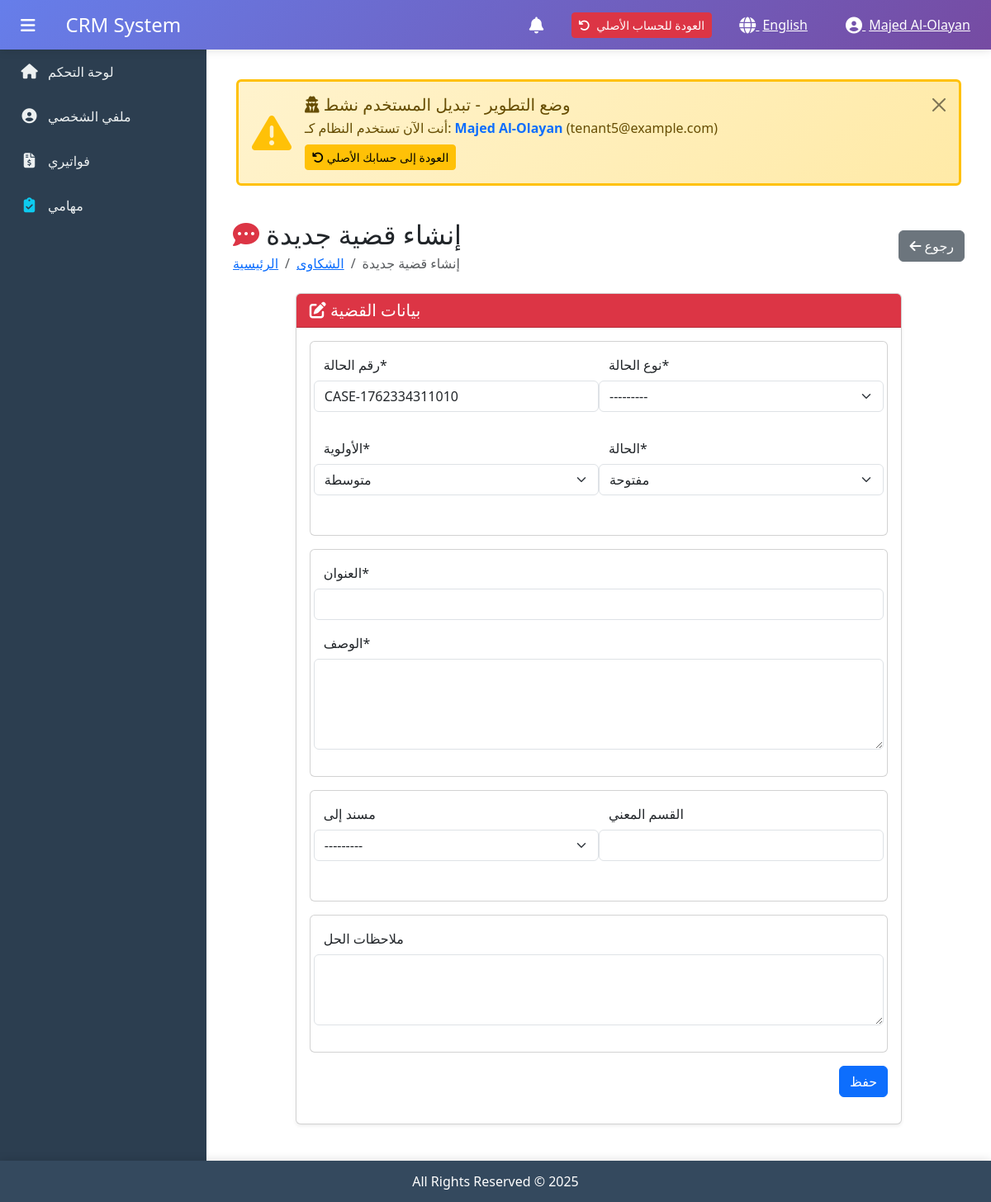
The app's page /en/complaints/create/ (signed in) with its own data.
### apps/core/models.py (models this page shows, shortened)
class SystemSettings(models.Model):
    site_name_ar = models.CharField(
        max_length=100,
        default='نظام CRM',
        verbose_name=_('اسم الموقع (عربي)')
    )
    site_name_en = models.CharField(
        max_length=100,
        default='CRM System',
        verbose_name=_('اسم الموقع (إنجليزي)')
    )
    logo_ar = models.ImageField(
        upload_to='system/logos/',
        validators=[FileExtensionValidator(['png', 'jpg', 'jpeg', 'svg'])],
        null=True,
        blank=True,
        verbose_name=_('شعار النظام (عربي)'),
        help_text=_('شعار النظام للعربية - PNG, JPG, JPEG, SVG')
    )
    logo_en = models.ImageField(
        upload_to='system/logos/',
        validators=[FileExtensionValidator(['png', 'jpg', 'jpeg', 'svg'])],
        null=True,
        blank=True,
        verbose_name=_('شعار النظام (إنجليزي)'),
        help_text=_('شعار النظام للإنجليزية - PNG, JPG, JPEG, SVG')
    )
    login_background_image = models.ImageField(
        upload_to='system/backgrounds/',
        validators=[FileExtensionValidator(['png', 'jpg', 'jpeg'])],
        null=True,
        blank=True,
        verbose_name=_('صورة خلفية تسجيل الدخول'),
        help_text=_('صورة خلفية شاشة تسجيل الدخول - PNG, JPG, JPEG')
    )
    login_background_color = models.CharField(
        max_length=7,
        default='#0d6efd',
        verbose_name=_('لون خلفية تسجيل الدخول'),
        help_text=_('لون الخلفية (Hex Color) - يُستخدم إذا لم تكن هناك صورة')
    )
    use_background_image = models.BooleanField(
        default=True,
        verbose_name=_('استخدام صورة الخلفية'),
        help_text=_('استخدام صورة الخلفية بدلاً من اللون')
    )
    login_page_title_ar = models.CharField(
        max_length=200,
        default='مرحباً بك',
        verbose_name=_('عنوان صفحة الدخول (عربي)')
    )
    login_page_title_en = models.CharField(
        max_length=200,
        default='Welcome',
        verbose_name=_('عنوان صفحة الدخول (إنجليزي)')
    )
    login_page_subtitle_ar = models.TextField(
        default='الرجاء تسجيل الدخول للمتابعة',
        verbose_name=_('عنوان فرعي (عربي)')
    )
    login_page_subtitle_en = models.TextField(
        default='Please login to continue',
        verbose_name=_('عنوان فرعي (إنجليزي)')
    )
    footer_text_ar = models.CharField(
        max_length=200,
        default='جميع الحقوق محفوظة © 2025',
        verbose_name=_('نص الفوتر (عربي)')
    )
    footer_text_en = models.CharField(
        max_length=200,
        default='All Rights Reserved © 2025',
        verbose_name=_('نص الفوتر (إنجليزي)')
    )
    CURRENCY_CHOICES = [
        ('USD', 'US Dollar ($)'),
        ('EUR', 'Euro (€)'),
        ('GBP', 'British Pound (£)'),
        ('SAR', 'Saudi Riyal (﷼)'),
        ('AED', 'UAE Dirham (د.إ)'),
        ('EGP', 'Egyptian Pound (E£)'),
        ('KWD', 'Kuwaiti Dinar (د.ك)'),
        ('QAR', 'Qatari Riyal (ر.ق)'),
        ('OMR', 'Omani Rial (ر.ع)'),
        ('BHD', 'Bahraini Dinar (د.ب)'),
        ('JOD', 'Jordanian Dinar (د.أ)'),
    ]
    currency = models.CharField(
        max_length=3,
        choices=CURRENCY_CHOICES,
        default='EGP',
        verbose_name=_('العملة'),
        help_text=_('العملة المستخدمة في جميع أنحاء النظام - Currency symbol always in English')
    )
    currency_symbol = models.CharField(
        max_length=10,
        default='E£',
        verbose_name=_('رمز العملة'),
        help_text=_('Currency symbol (e.g., $, €, £, E£) - Always in English')
    )
    DATE_FORMAT_CHOICES = [
        ('en', 'English (MM/DD/YYYY)'),
        ('en-gb', 'English UK (DD/MM/YYYY)'),
        ('iso', 'ISO (YYYY-MM-DD)'),
    ]
    date_format = models.CharField(
        max_length=10,
        choices=DATE_FORMAT_CHOICES,
        default='en',
        verbose_name=_('تنسيق التاريخ'),
        help_text=_('Date format - Always Gregorian calendar in English')
    )
    created_at = models.DateTimeField(
        auto_now_add=True,
        verbose_name=_('تاريخ الإنشاء')
    )
    updated_at = models.DateTimeField(
        auto_now=True,
        verbose_name=_('تاريخ التحديث')
    )
    class Meta:
        verbose_name = _('إعدادات النظام')
        verbose_name_plural = _('إعدادات النظام')
        db_table = 'core_system_settings'
    @classmethod
    def load(cls):
        obj, created = cls.objects.get_or_create(pk=1)
        return obj

### apps/accounts/models.py (models this page shows)
class CustomUser(AbstractUser):
    phone_regex = RegexValidator(
        regex=r'^\+?1?\d{9,15}$',
        message=_("رقم الهاتف يجب أن يكون بالصيغة: '+999999999'. حتى 15 رقم مسموح.")
    )
    phone = models.CharField(
        validators=[phone_regex],
        max_length=17,
        blank=True,
        null=True,
        verbose_name=_('رقم الهاتف')
    )
    mobile = models.CharField(
        validators=[phone_regex],
        max_length=17,
        blank=True,
        null=True,
        verbose_name=_('رقم الجوال')
    )
    department = models.ForeignKey(
        Department,
        on_delete=models.SET_NULL,
        null=True,
        blank=True,
        related_name='users',
        verbose_name=_('القسم')
    )
    job_title = models.CharField(
        max_length=100,
        blank=True,
        null=True,
        verbose_name=_('المسمى الوظيفي')
    )
    employee_id = models.CharField(
        max_length=50,
        unique=True,
        blank=True,
        null=True,
        verbose_name=_('رقم الموظف')
    )
    profile_image = models.ImageField(
        upload_to='profiles/',
        blank=True,
        null=True,
        verbose_name=_('صورة الملف الشخصي')
    )
    address = models.TextField(
        blank=True,
        null=True,
        verbose_name=_('العنوان')
    )
    date_of_birth = models.DateField(
        blank=True,
        null=True,
        verbose_name=_('تاريخ الميلاد')
    )
    hire_date = models.DateField(
        blank=True,
        null=True,
        verbose_name=_('تاريخ التعيين')
    )
    is_active = models.BooleanField(
        default=True,
        verbose_name=_('نشط')
    )
    LANGUAGE_CHOICES = [
        ('ar', _('العربية')),
        ('en', _('English')),
    ]
    preferred_language = models.CharField(
        max_length=2,
        choices=LANGUAGE_CHOICES,
        default='ar',
        verbose_name=_('اللغة المفضلة')
    )
    created_at = models.DateTimeField(
        auto_now_add=True,
        verbose_name=_('تاريخ الإنشاء')
    )
    updated_at = models.DateTimeField(
        auto_now=True,
        verbose_name=_('تاريخ التحديث')
    )
    class Meta:
        verbose_name = _('المستخدم')
        verbose_name_plural = _('المستخدمون')
        db_table = 'accounts_customuser'
        ordering = ['-date_joined']
    def __str__(self):
        return self.get_full_name() or self.username
    def get_full_name(self):
        full_name = f"{self.first_name} {self.last_name}".strip()
        return full_name if full_name else self.username

### apps/complaints/views.py (the view)
# urls.py: path('create/', views.case_create, name='case_create'),
@login_required
def case_create(request):
    if request.method == 'POST':
        form = CaseForm(request.POST)
        if form.is_valid():
            case = form.save(commit=False)
            case.created_by = request.user
            case.save()
            messages.success(request, _('تم إنشاء القضية بنجاح'))
            if hasattr(request.user, 'tenant_profile'):
                return redirect('accounts:tenant_dashboard')
            else:
                return redirect('complaints:case_detail', pk=case.pk)
    else:
        form = CaseForm()
    context = {
        'form': form,
        'title': _('إنشاء قضية جديدة'),
    }
    return render(request, 'complaints/case_form.html', context)

### templates/complaints/case_form.html (shortened to what this page needs)
{% extends 'base.html' %}
{% load i18n %}
{% load crispy_forms_tags %}
{% block content %}
<div class="container-fluid py-4">
    <div class="row mb-4">
        <div class="col-12">
            <div class="d-flex justify-content-between align-items-center">
                <div>
                    <h2 class="mb-1">
                        <i class="fas fa-comment-dots text-danger"></i>
                        {{ title }}
                    </h2>
                    <nav aria-label="breadcrumb">
                        <ol class="breadcrumb mb-0">
                            <li class="breadcrumb-item"><a href="{% url 'core:dashboard' %}">{% trans "الرئيسية" %}</a></li>
                            <li class="breadcrumb-item"><a href="{% url 'complaints:case_list' %}">{% trans "الشكاوى" %}</a></li>
                            <li class="breadcrumb-item active">{{ title }}</li>
                        </ol>
                    </nav>
                </div>
                <div>
                    <a href="{% url 'complaints:case_list' %}" class="btn btn-secondary">
                        <i class="fas fa-arrow-left"></i>
                        {% trans "رجوع" %}
                    </a>
                </div>
            </div>
        </div>
    </div>
    <div class="row">
        <div class="col-lg-10 mx-auto">
            <div class="card shadow-sm">
                <div class="card-header bg-danger text-white">
                    <h5 class="mb-0">
                        <i class="fas fa-edit"></i>
                        {% trans "بيانات القضية" %}
                    </h5>
                </div>
                <div class="card-body">
                    {% crispy form %}
                </div>
            </div>
        </div>
    </div>
</div>
{% endblock %}

### templates/base.html (shortened to what this page needs)
{% load static %}
{% load i18n %}
<!DOCTYPE html>
<html lang="{{ LANGUAGE_CODE }}" dir="{% if LANGUAGE_CODE == 'ar' %}rtl{% else %}ltr{% endif %}">
<head>
    {% if LANGUAGE_CODE == 'ar' %}
        <link href="https://cdn.jsdelivr.net/npm/bootstrap@5.3.2/dist/css/bootstrap.rtl.min.css" rel="stylesheet">
    {% else %}
        <link href="https://cdn.jsdelivr.net/npm/bootstrap@5.3.2/dist/css/bootstrap.min.css" rel="stylesheet">
    {% endif %}
    <link rel="stylesheet" href="https://cdnjs.cloudflare.com/ajax/libs/font-awesome/6.5.1/css/all.min.css">
</head>
<body>
    <header class="main-header">
        <div class="container-fluid h-100">
            <div class="row h-100 align-items-center">
                <div class="col-auto">
                    <button id="sidebarToggle" class="btn btn-link text-white">
                        <i class="fas fa-bars fa-lg"></i>
                    </button>
                </div>
                <div class="col">
                    <h4 class="mb-0">
                        {% if LANGUAGE_CODE == 'ar' %}
                            {{ settings.site_name_ar|default:"نظام CRM" }}
                        {% else %}
                            {{ settings.site_name_en|default:"CRM System" }}
                        {% endif %}
                    </h4>
                </div>
                <div class="col-auto">
                    <div class="dropdown d-inline-block me-3">
                        <button class="btn btn-link text-white position-relative" data-bs-toggle="dropdown" id="notificationBell">
                            <i class="fas fa-bell fa-lg"></i>
                        </button>
                    </div>
                    {% if request.session.original_user_id %}
                    <div class="d-inline-block me-3">
                        <a href="{% url 'core:switch_back' %}" class="btn btn-danger btn-sm" title="{% trans 'العودة إلى حسابك الأصلي' %}">
                            <i class="fas fa-undo"></i>
                            <span class="ms-1 d-none d-md-inline">{% trans "العودة للحساب الأصلي" %}</span>
                        </a>
                    </div>
                    {% endif %}
                    <div class="dropdown d-inline-block me-3">
                        <button class="btn btn-link text-white lang-switcher" data-bs-toggle="dropdown">
                            <i class="fas fa-globe fa-lg"></i>
                            <span class="ms-1">{% get_current_language as LANGUAGE_CODE %}{% if LANGUAGE_CODE == 'ar' %}العربية{% else %}English{% endif %}</span>
                        </button>
                            {% get_current_language as LANGUAGE_CODE %}
                            {% get_available_languages as LANGUAGES %}
                            {% get_language_info_list for LANGUAGES as languages %}
                    </div>
                    <div class="dropdown d-inline-block">
                        <button class="btn btn-link text-white user-dropdown" data-bs-toggle="dropdown">
                            <i class="fas fa-user-circle fa-lg"></i>
                            <span class="ms-1">{{ user.get_full_name|default:user.username }}</span>
                        </button>
                    </div>
                </div>
            </div>
        </div>
    </header>
    <aside class="main-sidebar" id="mainSidebar">
        <ul class="sidebar-menu">
            {% if user.tenant_profile %}
            <li>
                <a href="{% url 'accounts:tenant_dashboard' %}" class="{% if 'tenant' in request.path or request.resolver_match.url_name == 'dashboard' %}active{% endif %}">
                    <i class="fas fa-home"></i>
                    <span class="menu-text">{% trans "لوحة التحكم" %}</span>
                </a>
            </li>
            {% endif %}
            {% if user.tenant_profile %}
            <li>
                <a href="{% url 'accounts:tenant_profile' %}" class="{% if 'tenant/profile' in request.path %}active{% endif %}">
                    <i class="fas fa-user-circle"></i>
                    <span class="menu-text">{% trans "ملفي الشخصي" %}</span>
                </a>
            </li>
            <li>
                <a href="{% url 'accounts:tenant_invoices' %}" class="{% if 'tenant/invoices' in request.path %}active{% endif %}">
                    <i class="fas fa-file-invoice-dollar"></i>
                    <span class="menu-text">{% trans "فواتيري" %}</span>
                </a>
            </li>
            {% endif %}
            <li>
                <a href="{% url 'permits:my_tasks' %}" class="{% if 'my-tasks' in request.path or 'tasks' in request.path %}active{% endif %}">
                    <i class="fas fa-clipboard-check text-info"></i>
                    <span class="menu-text">{% trans "مهامي" %}</span>
                </a>
            </li>
        </ul>
    </aside>
    <main class="main-content" id="mainContent">
        {% if request.session.original_user_id %}
        <div class="alert alert-warning alert-dismissible fade show m-3 border-warning border-3" role="alert" style="background: linear-gradient(135deg, #fff3cd 0%, #ffeaa7 100%);">
            <div class="d-flex align-items-center">
                <div class="me-3">
                    <i class="fas fa-exclamation-triangle fa-3x text-warning"></i>
                </div>
                <div class="flex-grow-1">
                    <h5 class="alert-heading mb-1">
                        <i class="fas fa-user-secret"></i>
                        {% trans "وضع التطوير - تبديل المستخدم نشط" %}
                    </h5>
                    <p class="mb-2">
                        {% trans "أنت الآن تستخدم النظام كـ" %}:
                        <strong class="text-primary">{{ user.get_full_name|default:user.username }}</strong>
                        ({{ user.email }})
                    </p>
                    <a href="{% url 'core:switch_back' %}" class="btn btn-warning btn-sm">
                        <i class="fas fa-undo"></i>
                        {% trans "العودة إلى حسابك الأصلي" %}
                    </a>
                </div>
                <button type="button" class="btn-close" data-bs-dismiss="alert" aria-label="Close"></button>
            </div>
        </div>
        {% endif %}
        {% block content %}{% endblock %}
    </main>
    <footer class="main-footer">
        <div class="container-fluid">
            <div class="text-center">
                {% if LANGUAGE_CODE == 'ar' %}
                    {{ settings.footer_text_ar|default:"جميع الحقوق محفوظة © 2025 - نظام CRM" }}
                {% else %}
                    {{ settings.footer_text_en|default:"All Rights Reserved © 2025 - CRM System" }}
                {% endif %}
            </div>
        </div>
    </footer>
</body>
</html>

### records on screen
SystemSettings: site_name_en "CRM System", footer_text_en "All Rights Reserved © 2025"
CustomUser: get_full_name "Majed Al-Olayan", email "tenant5@example.com"

### other values on screen
{{ title }} "إنشاء قضية جديدة"
